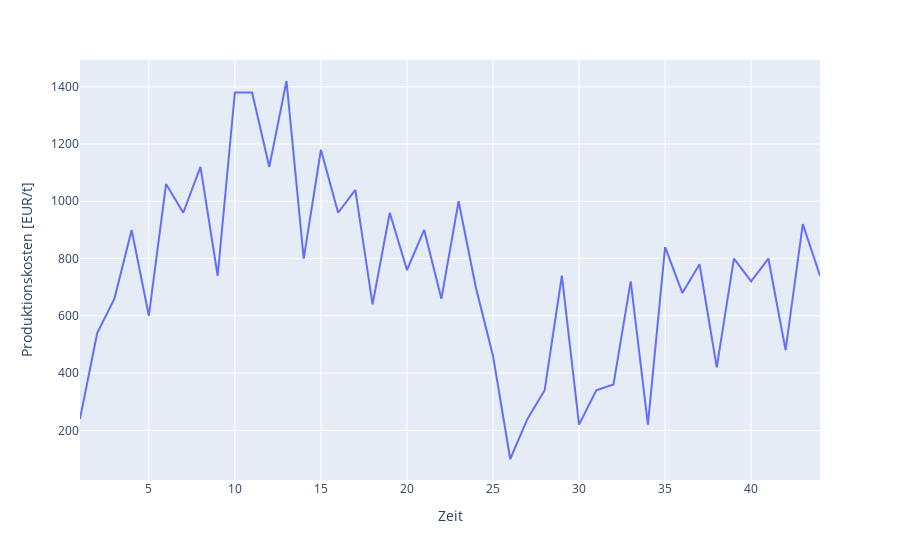

The code cell stored with this chart in its notebook:
### Code cell
px.line(data_frame=df, x="Zeit", y="Produktionskosten [EUR/t]")

### Figure 1 — Plotly figure (JSON) as saved in the notebook; plotly's stock layout.template omitted (floating-point values rounded to 4 significant figures)
{"data": [{"hovertemplate": "Zeit=%{x}<br>Produktionskosten [EUR/t]=%{y}<extra></extra>", "legendgroup": "", "line": {"color": "#636efa", "dash": "solid"}, "marker": {"symbol": "circle"}, "mode": "lines", "name": "", "orientation": "v", "showlegend": false, "type": "scatter", "x": [1, 2, 3, 4, 5, 6, 7, 8, 9, 10, 11, 12, 13, 14, 15, 16, 17, 18, 19, 20, 21, 22, 23, 24, 25, 26, 27, 28, 29, 30, 31, 32, 33, 34, 35, 36, 37, 38, 39, 40, 41, 42, 43, 44], "xaxis": "x", "y": [240, 540, 660, 900, 600, 1060, 960, 1120, 740, 1380, 1380, 1120, 1420, 800, 1180, 960, 1040, 640, 960, 760, 900, 660, 1000, 700, 460, 100, 240, 340, 740, 220, 340, 360, 720, 220, 840, 680, 780, 420, 800, 720, 800, 480, 920, 740], "yaxis": "y"}], "layout": {"legend": {"tracegroupgap": 0}, "margin": {"t": 60}, "xaxis": {"anchor": "y", "domain": [0, 1], "title": {"text": "Zeit"}}, "yaxis": {"anchor": "x", "domain": [0, 1], "title": {"text": "Produktionskosten [EUR/t]"}}}}
